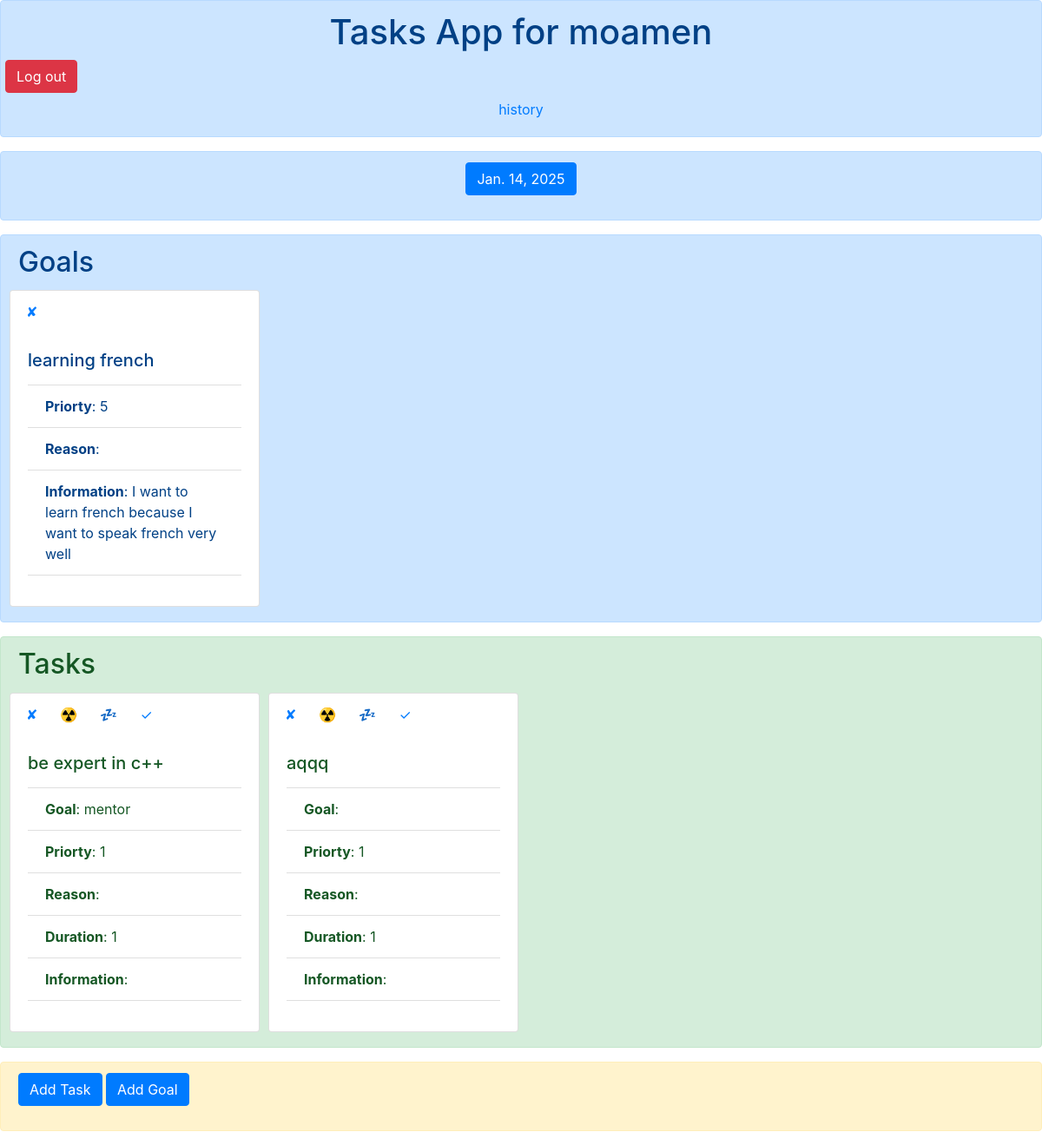
The app's page / (signed in) with its own data.
### tasks_app/models.py (models this page shows)
class Day(models.Model):
    date = models.DateField()
    daily_tasks = models.ManyToManyField(Task)

class Goal(models.Model):
    name = models.CharField(max_length=200, null=True, unique=True) # not null
    priority = models.PositiveSmallIntegerField(blank=True)
    reason = models.CharField(max_length=200, blank=True)
    informations = models.CharField(max_length=200, blank=True)

class Task(models.Model):
    task_name = models.CharField(max_length=200, null=True) # not null
    task_goal = models.CharField(max_length=200, blank=True)
    task_priority = models.PositiveSmallIntegerField(blank=True)
    task_reason = models.CharField(max_length=200, blank=True)
    task_duration = models.IntegerField(default=1)
    task_informations = models.CharField(max_length=200, blank=True)
    task_done = models.BooleanField(default=False)
    task_user = models.ForeignKey(User, on_delete=models.SET_NULL, null=True, blank=True)

### tasks_app/views.py (the view)
# urls.py: 2. Add a URL to urlpatterns:  path('', views.home, name='home')
def home(request):
    try:
        tasks = Task.objects.filter(task_user=request.user)
    except: # if no logged user
        tasks = []
    days = Day.objects.all()
    today = Day.objects.get_or_create(date=datetime.date.today())[0]
    goals = Goal.objects.all().order_by("priority")
    return render(request, "home_tasks.html", {"tasks":tasks, "days":days, "goals":goals, "today":today})

### tasks_app/templates/home_tasks.html (shortened to what this page needs)
<!doctype html>
<html lang="en">
<head>
	<link rel="stylesheet" href="https://stackpath.bootstrapcdn.com/bootstrap/4.3.1/css/bootstrap.min.css"
>
</head>
<body>
	<div class="alert alert-primary" style="text-align: center;">
		<h1>Tasks App for {{user}}</h1>
		<div class='row'>
			{% if user.username %}
			<form action="accounts/logout/" method='POST'>
				<button type="submit" value="submit" class="btn btn-danger">Log out</button>
			</form>
			{% endif %}
		</div>
		<form action="history/" method='POST'>
			<button type="submit" value="submit" style=" text-decoration: none;" class="btn btn-link">history</button>
		</form>
	</div>
	<div class="alert alert-primary h-100 align-items-center" style="text-align: center;">
		<div class="row">
			{% if today %}
			<div class="col">
				<p>
					<a class="btn btn-primary" data-toggle="collapse" href="#day_{{forloop.counter}}" role="button"
						aria-expanded="false" aria-controls="multiCollapseExample1">{{today.date}}</a>
				</p>
			</div>
			{% endif %}
		</div>
	</div>
	<div class="alert alert-primary">
		<h2 id="goals_title">Goals</h2>
		<div class="row" id="goals_contents">
			{% for goal in goals %}
			<div class="card" style="width: 18rem; margin: 5px;">
				<div class="row" style="margin:5px;">
					<form action="{{goal.id}}/remove_goal/" method='POST'>
						<button type="submit" value="submit" style=" text-decoration: none;"
							class="btn btn-link">&#x2718</button>
					</form>
				</div>
				<div class="card-body">
					<h5 class="card-title">{{goal.name}}</h5>
					<p class="card-text">
						<ul class="list-group list-group-flush">
							<li class="list-group-item"><b>Priorty</b>: {{goal.priority}}</li>
							<li class="list-group-item"><b>Reason</b>: {{goal.reason}}</li>
							<li class="list-group-item"><b>Information</b>: {{goal.informations}}</li>
						</ul>
					</p>
				</div>
			</div>
			{% endfor %}
		</div>
	</div>
	<div class="alert alert-success" role="alert">
		<h2>Tasks</h2>
		<div class="row">
			{% for task in tasks %}
			<div id="task_{{task.id}}" class="card {% if task.task_done %} bg-success {% endif %}"
				style="width: 18rem; margin: 5px;">
				<div class="row" style="margin:5px;">
					<form action="{{task.id}}/remove_task/" method='POST'>
						<button type="submit" value="submit" style=" text-decoration: none;"
							class="btn btn-link">&#x2718</button>
					</form>
					<form action="{{task.id}}/add_task_to_daily_tasks/" method='POST'>
						<button type="submit" value="submit" style=" text-decoration: none;"
							class="btn btn-link">&#x2622;</button>
					</form>
					<form action="{{task.id}}/remove_task_from_daily_tasks/" method='POST'>
						<button type="submit" value="submit" style=" text-decoration: none;"
							class="btn btn-link">&#x1F4A4;</button>
					</form>
					<form action="{{task.id}}/task_done/" method='POST'>
						<button type="submit" value="submit" style=" text-decoration: none;"
							class="btn btn-link">&#x2713;</button>
					</form>
				</div>
				<div class="card-body">
					<h5 class="card-title">{{task.task_name}}</h5>
					<p class="card-text">
						<ul class="list-group list-group-flush">
							<li class="list-group-item"><b>Goal</b>: {{task.task_goal}}</li>
							<li class="list-group-item"><b>Priorty</b>: {{task.task_priority}}</li>
							<li class="list-group-item"><b>Reason</b>: {{task.task_reason}}</li>
							<li class="list-group-item"><b>Duration</b>: {{task.task_duration}}</li>
							<li class="list-group-item"><b>Information</b>: {{task.task_informations}}</li>
						</ul>
					</p>
				</div>
			</div>
			{% endfor %}
		</div>
	</div>
	<div class="alert alert-warning">
		<p>
			<a class="btn btn-primary" data-toggle="collapse" href="#multiCollapseExample1" role="button"
				aria-expanded="false" aria-controls="multiCollapseExample1">Add Task</a>
			<button class="btn btn-primary" type="button" data-toggle="collapse" data-target="#multiCollapseExample2"
				aria-expanded="false" aria-controls="multiCollapseExample2">Add Goal</button>
		</p>
	</div>
	{% load static %}
</body>
</html>

### records on screen
Day: date "Jan. 14, 2025"
Goal: name "learning french", priority "5", informations "I want to learn french because I want to speak french very well"
Task: task_name "be expert in c++", task_goal "mentor", task_priority "1", task_duration "1"
Task: task_name "aqqq", task_priority "1", task_duration "1"

### other values on screen
{{ user }} "moamen"
